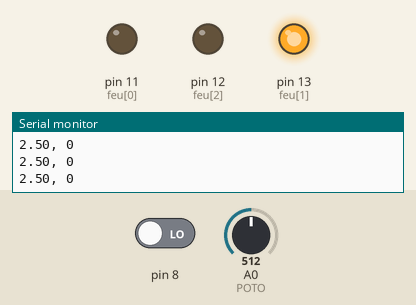
The sketch below on a simulated Arduino Uno, built with avr-gcc and run on an emulated ATmega328P. Parts: output pins drawn as LEDs (lit = HIGH), the last lines printed to the serial monitor. Inputs (shaded band) come from the test bench; at power-on: A0 (POTO) = 512, pin 8 LOW.

Above: at 1.2 s.
1.3 s: A0 (POTO) set to 543
At 2.4 s:
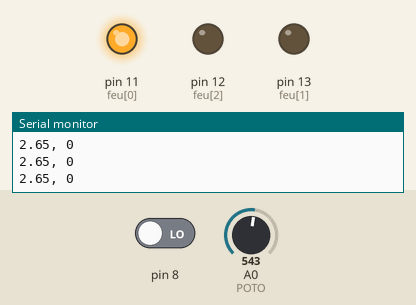
2.9 s: A0 (POTO) set to 306
At 3.9 s:
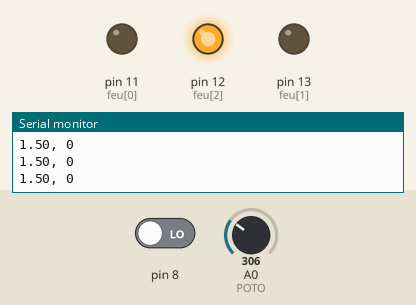
4.5 s: A0 (POTO) set to 482
6.0 s: A0 (POTO) set to 499
At 7.0 s:
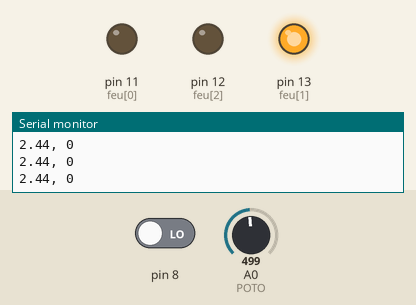
7.6 s: A0 (POTO) set to 716
At 8.6 s:
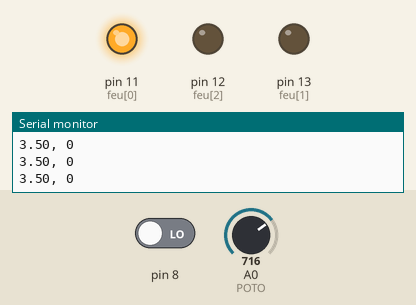
Timing chart, 0 to 10.2 s (numbered marks = the images above; inputs shaded):
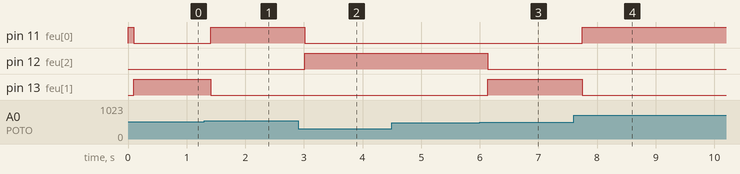

Measured:
- the behaviour switches between 531 and 532 on A0 (POTO) (found by bisection; images 0 and 1)
- the behaviour switches between 491 and 492 on A0 (POTO) (found by bisection; images 2 and 3)
- after the input at 1.3 s, pin 11 (feu[0]): LOW → HIGH after 0.11 s; pin 13 (feu[1]): HIGH → LOW after 0.11 s
- after the input at 2.9 s, pin 11 (feu[0]): HIGH → LOW after 0.12 s; pin 12 (feu[2]): LOW → HIGH after 0.12 s
- after the input at 6.0 s, pin 12 (feu[2]): HIGH → LOW after 0.14 s; pin 13 (feu[1]): LOW → HIGH after 0.14 s
- after the input at 7.6 s, pin 11 (feu[0]): LOW → HIGH after 0.15 s; pin 13 (feu[1]): HIGH → LOW after 0.15 s

The sketch:

Test.ino
```cpp
//#include <TM1637Display.h>

//#define CLK D6 //Set the CLK pin connection to the display
//#define DIO D5 //Set the DIO pin connection to the display
#define POTO A0

int feu[3] = {11,13,12};
//TM1637Display display(CLK, DIO); //set up the 4-Digit Display.
bool etat_old = false;

void setup() {

  int i=0;
  while (i < 3)
  {
    pinMode(feu[i], OUTPUT);
    i++;
  }

  //display.setBrightness(0x0f); //set the diplay to maximum brightness
  pinMode(POTO, INPUT);
  pinMode(8, INPUT);

  Serial.begin(9600);
}

void set_feu(int c)
{
  int i=0;
  while (i<3)
  {
    if (i == c)
      digitalWrite(feu[i], HIGH);
    else
      digitalWrite(feu[i], LOW);
    i++;
  }
}

void set_led(int c)
{
  int i=0;
  while (i<3)
  {
    if (i >= c)
      digitalWrite(feu[i], HIGH);
    else
      digitalWrite(feu[i], LOW);
    i++;
  }
}

// the loop function runs over and over again forever
void loop() {
  int i=0;
  float j;

  while(42)
  {
    j = 5*analogRead(POTO)/1023.0;

    //display.showNumberDec(i); //Display i
    set_feu(i%3);

    delay(100);
    if (j <= 2.4)
      i = 2;
    else if (j <= 2.6)
      i = 1;
    else
      i = 0;
    //if (etat_old == true && digitalRead(BUTTON) == false)
    //{
    Serial.print(j);
    Serial.print(", ");
    Serial.println(digitalRead(8));
    //}
    //etat_old = digitalRead(BUTTON);
    //if (i > 2)
    //  i = 0;
  }
}
```
